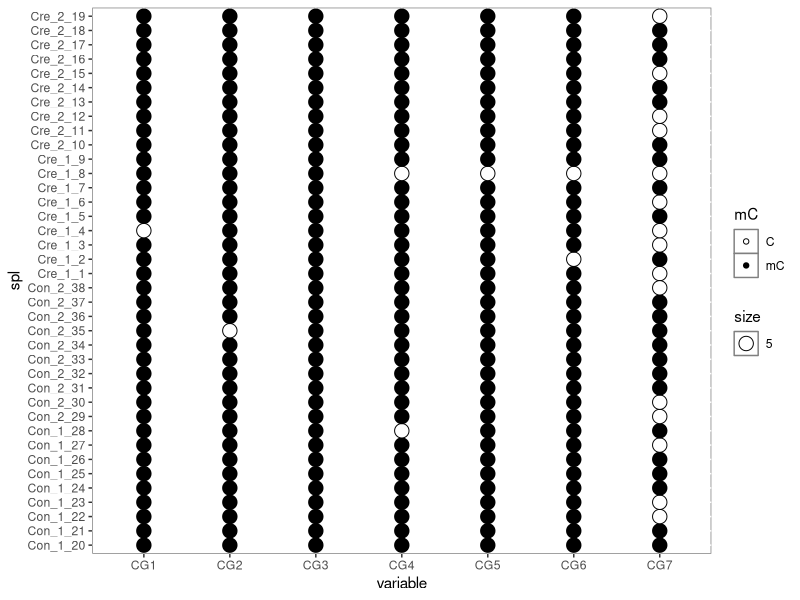
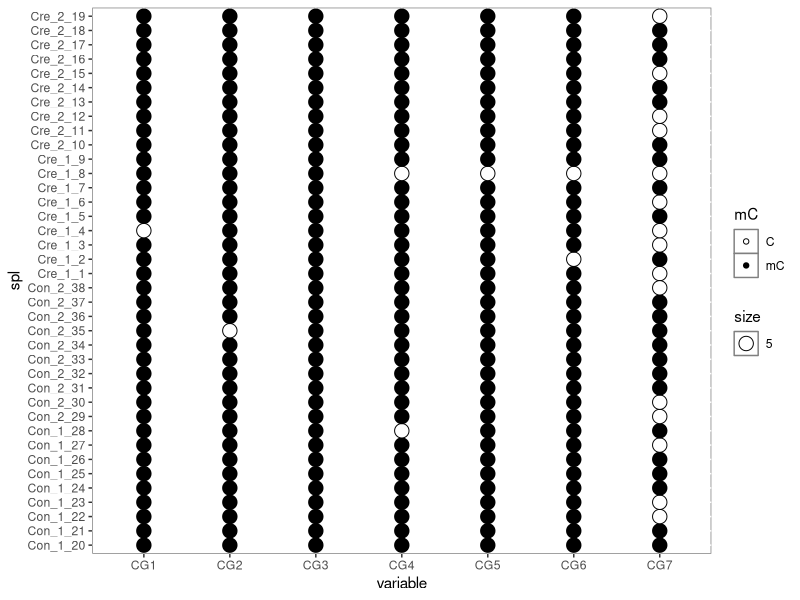
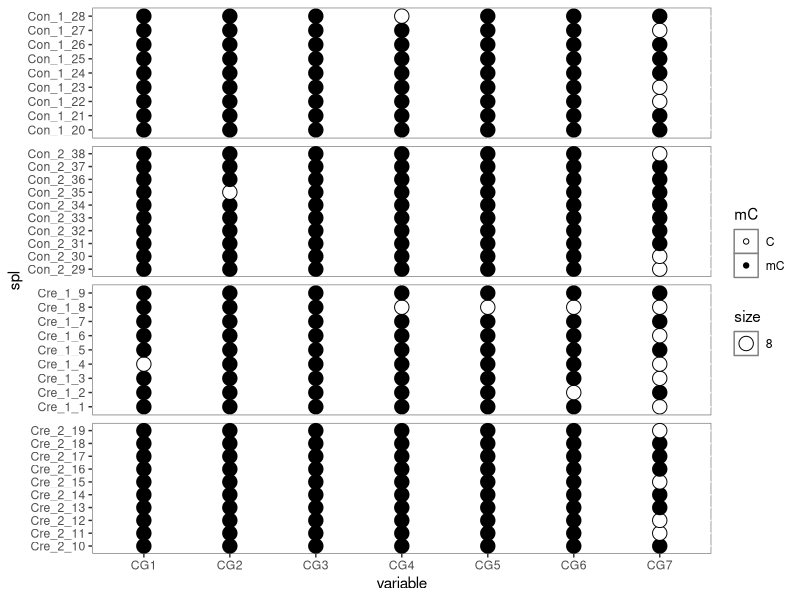

Write the R code that produced these figures, in order.
library("tidyverse")


dat = read.table("Rgs_9_CG_call.txt", header=T)
library("ComplexHeatmap")
library("circlize")


P1 = Heatmap(dat)

dat_M = as.matrix(dat[,2:8])
row.names(dat_M) = dat$Group

svg('D1_DMR.center.noscale_clr12_04.24.centroid.svg',width = 8,height = 8)
h1 <- Heatmap(dat_M,name="mCG",
            row_km = 3,
            row_gap = unit(1, "mm"),
            column_gap = unit(1, "mm"),
            #row_km_repeats = 10,
            col=colorRamp2(c(0,1), c("white", "black")),
            clustering_distance_rows =  "euclidean",
            clustering_method_rows = "centroid",
            show_row_names = T,
            row_title = "%s",
            border = TRUE,
            show_row_dend = F,
            use_raster = TRUE,
            #column_split=Group,
            cluster_column_slices = FALSE,
            column_order=c("CG1","CG2","CG3","CG4","CG5","CG6","CG7")      
)
dev.off()

h2 <- Heatmap(dat_M,name="mCG",
         #   row_km = 3,
         cluster_rows = F,
         cluster_columns = F,
            row_gap = unit(1, "mm"),
            column_gap = unit(1, "mm"),
            #row_km_repeats = 10,
            col=colorRamp2(c(0,1), c("white", "black")),
           # clustering_distance_rows =  "euclidean",
           # clustering_method_rows = "centroid",
            show_row_names = T,
            row_title = "%s",
            border = TRUE,
            show_row_dend = F,
            use_raster = TRUE,
            #column_split=Group,
            cluster_column_slices = FALSE,
            column_order=c("CG1","CG2","CG3","CG4","CG5","CG6","CG7")      
)

#### ggplot
library("reshape2")
dat$spl = paste(dat$Group,rownames(dat), sep="_")
dat_long = melt(dat[,c(9,2,3,4,5,6,7,8)], id.vars = "spl")

dat_long$mC = ifelse(dat_long$value >0.5, "mC", "C" )

p_bs <- ggplot(dat_long, aes(x=variable, y=spl, shape=value, size= 5 )) +
geom_point(aes(fill=mC), color="black", pch=21, stroke=0.5 )+ scale_fill_manual(values=c("mC"="black", "C"="white")) + theme(panel.background = element_rect(fill = "white", colour = "grey50"))

ggsave("BS.svg",plot=p_bs, device="svg",width=8, height=16, units = "cm")


ggsave("BS.svg",plot=p_bs, device="svg",width=8, height=8, units = "cm")

### separate by Groups
dat_long_2 = melt(dat, id.vars = c("Group", "spl"))
dat_long_2$mC = ifelse(dat_long$value >0.5, "mC", "C" )


# Assuming dat_long has a column named 'group' that contains the group information
p_bs <- ggplot(dat_long_2, aes(x = variable, y = spl, shape = value, size = 8)) +
  geom_point(aes(fill = mC), color = "black", pch = 21, stroke = 0.5) +
  scale_fill_manual(values = c("mC" = "black", "C" = "white")) +
  facet_wrap(~ Group, nrow = 4, scales = "free_y") +  # Faceting by group, with free y scales
  theme(panel.background = element_rect(fill = "white", colour = "grey50"),
        strip.background = element_blank(),  # Optional: styling for facet labels
        #strip.text = element_text(size = 12, face = "bold")
        strip.text = element_blank()
        )  # Optional: styling for facet text

ggsave("separated_plots.svg", p_bs, width = 3, height = 7)  # Save the plot as a PNG file
a=c(1/3, 0.3)
b=c(5/9, 0.4)

success_a <- 30; total_a <- 100  # 30% of Group A
success_b <- 45; total_b <- 150  # 30% of Group B

# Chi-squared test
test <- prop.test(c(success_a, success_b), c(total_a, total_b))

contingency_table <- matrix(c(success_a, total_a - success_a, success_b, total_b - success_b), nrow = 2)
fisher_test <- fisher.test(contingency_table)

print(test)
print(fisher_test)
